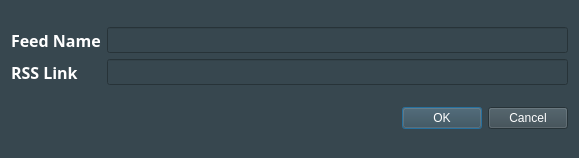
<?xml version="1.0" encoding="UTF-8"?>
<ui version="4.0">
 <class>AddFeedDialog</class>
 <widget class="QDialog" name="AddFeedDialog">
  <property name="geometry">
   <rect>
    <x>0</x>
    <y>0</y>
    <width>579</width>
    <height>158</height>
   </rect>
  </property>
  <property name="font">
   <font>
    <family>Product Sans</family>
    <pointsize>10</pointsize>
    <weight>75</weight>
    <bold>true</bold>
   </font>
  </property>
  <property name="windowTitle">
   <string>Add RSS source</string>
  </property>
  <property name="autoFillBackground">
   <bool>false</bool>
  </property>
  <property name="styleSheet">
   <string notr="true">background-color: rgb(55, 71, 79);
color: rgb(255, 255, 255);</string>
  </property>
  <layout class="QGridLayout" name="gridLayout_2">
   <item row="0" column="0">
    <layout class="QGridLayout" name="gridLayout">
     <item row="0" column="0">
      <widget class="QLabel" name="label_2">
       <property name="font">
        <font>
         <family>Product Sans</family>
         <pointsize>12</pointsize>
         <weight>75</weight>
         <bold>true</bold>
        </font>
       </property>
       <property name="text">
        <string>Feed Name</string>
       </property>
      </widget>
     </item>
     <item row="0" column="1">
      <widget class="QLineEdit" name="nameLineEdit"/>
     </item>
     <item row="1" column="0">
      <widget class="QLabel" name="label">
       <property name="font">
        <font>
         <family>Product Sans</family>
         <pointsize>12</pointsize>
         <weight>75</weight>
         <italic>false</italic>
         <bold>true</bold>
        </font>
       </property>
       <property name="text">
        <string>RSS Link</string>
       </property>
      </widget>
     </item>
     <item row="1" column="1">
      <widget class="QLineEdit" name="linkLineEdit"/>
     </item>
    </layout>
   </item>
   <item row="1" column="0">
    <widget class="QDialogButtonBox" name="buttonBox">
     <property name="font">
      <font>
       <family>MS Shell Dlg 2</family>
       <pointsize>12</pointsize>
       <weight>9</weight>
       <italic>false</italic>
       <bold>false</bold>
      </font>
     </property>
     <property name="autoFillBackground">
      <bool>false</bool>
     </property>
     <property name="styleSheet">
      <string notr="true">background-color: rgb(55, 71, 79);
font: 75 12pt &quot;MS Shell Dlg 2&quot;;</string>
     </property>
     <property name="orientation">
      <enum>Qt::Horizontal</enum>
     </property>
     <property name="standardButtons">
      <set>QDialogButtonBox::Cancel|QDialogButtonBox::Ok</set>
     </property>
    </widget>
   </item>
  </layout>
 </widget>
 <resources/>
 <connections>
  <connection>
   <sender>buttonBox</sender>
   <signal>accepted()</signal>
   <receiver>AddFeedDialog</receiver>
   <slot>accept()</slot>
   <hints>
    <hint type="sourcelabel">
     <x>248</x>
     <y>254</y>
    </hint>
    <hint type="destinationlabel">
     <x>157</x>
     <y>274</y>
    </hint>
   </hints>
  </connection>
  <connection>
   <sender>buttonBox</sender>
   <signal>rejected()</signal>
   <receiver>AddFeedDialog</receiver>
   <slot>reject()</slot>
   <hints>
    <hint type="sourcelabel">
     <x>316</x>
     <y>260</y>
    </hint>
    <hint type="destinationlabel">
     <x>286</x>
     <y>274</y>
    </hint>
   </hints>
  </connection>
 </connections>
</ui>
